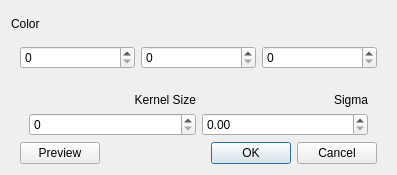
<?xml version="1.0" encoding="UTF-8"?>
<ui version="4.0">
 <class>DialogFresnel</class>
 <widget class="QDialog" name="DialogFresnel">
  <property name="geometry">
   <rect>
    <x>0</x>
    <y>0</y>
    <width>397</width>
    <height>175</height>
   </rect>
  </property>
  <property name="windowTitle">
   <string>Dialog</string>
  </property>
  <layout class="QVBoxLayout" name="verticalLayout">
   <item>
    <spacer name="verticalSpacer">
     <property name="orientation">
      <enum>Qt::Orientation::Vertical</enum>
     </property>
     <property name="sizeHint" stdset="0">
      <size>
       <width>20</width>
       <height>24</height>
      </size>
     </property>
    </spacer>
   </item>
   <item>
    <widget class="QLabel" name="label_3">
     <property name="text">
      <string>Color</string>
     </property>
     <property name="alignment">
      <set>Qt::AlignmentFlag::AlignLeading|Qt::AlignmentFlag::AlignLeft|Qt::AlignmentFlag::AlignVCenter</set>
     </property>
    </widget>
   </item>
   <item>
    <widget class="QWidget" name="widget_5" native="true">
     <layout class="QHBoxLayout" name="horizontalLayout_4">
      <item>
       <widget class="QSpinBox" name="spinBoxR">
        <property name="maximum">
         <number>255</number>
        </property>
       </widget>
      </item>
      <item>
       <widget class="QSpinBox" name="spinBoxG">
        <property name="maximum">
         <number>255</number>
        </property>
       </widget>
      </item>
      <item>
       <widget class="QSpinBox" name="spinBoxB">
        <property name="maximum">
         <number>255</number>
        </property>
       </widget>
      </item>
     </layout>
    </widget>
   </item>
   <item>
    <widget class="QWidget" name="widget" native="true">
     <layout class="QVBoxLayout" name="verticalLayout_2">
      <property name="bottomMargin">
       <number>0</number>
      </property>
      <item>
       <widget class="QWidget" name="widget_3" native="true">
        <layout class="QHBoxLayout" name="horizontalLayout_2">
         <property name="topMargin">
          <number>0</number>
         </property>
         <property name="bottomMargin">
          <number>0</number>
         </property>
         <item>
          <widget class="QLabel" name="label">
           <property name="text">
            <string>Kernel Size</string>
           </property>
           <property name="alignment">
            <set>Qt::AlignmentFlag::AlignRight|Qt::AlignmentFlag::AlignTrailing|Qt::AlignmentFlag::AlignVCenter</set>
           </property>
          </widget>
         </item>
         <item>
          <widget class="QLabel" name="label_2">
           <property name="layoutDirection">
            <enum>Qt::LayoutDirection::LeftToRight</enum>
           </property>
           <property name="text">
            <string>Sigma</string>
           </property>
           <property name="alignment">
            <set>Qt::AlignmentFlag::AlignRight|Qt::AlignmentFlag::AlignTrailing|Qt::AlignmentFlag::AlignVCenter</set>
           </property>
          </widget>
         </item>
        </layout>
       </widget>
      </item>
      <item>
       <widget class="QWidget" name="widget_2" native="true">
        <layout class="QHBoxLayout" name="horizontalLayout">
         <property name="topMargin">
          <number>0</number>
         </property>
         <property name="bottomMargin">
          <number>0</number>
         </property>
         <item>
          <widget class="QSpinBox" name="spinBox"/>
         </item>
         <item>
          <widget class="QDoubleSpinBox" name="doubleSpinBox"/>
         </item>
        </layout>
       </widget>
      </item>
     </layout>
    </widget>
   </item>
   <item>
    <widget class="QWidget" name="widget_4" native="true">
     <layout class="QHBoxLayout" name="horizontalLayout_3">
      <property name="topMargin">
       <number>0</number>
      </property>
      <property name="bottomMargin">
       <number>0</number>
      </property>
      <item>
       <widget class="QPushButton" name="pushButton">
        <property name="text">
         <string>Preview</string>
        </property>
       </widget>
      </item>
      <item>
       <widget class="QDialogButtonBox" name="buttonBox">
        <property name="standardButtons">
         <set>QDialogButtonBox::StandardButton::Cancel|QDialogButtonBox::StandardButton::Ok</set>
        </property>
       </widget>
      </item>
     </layout>
    </widget>
   </item>
  </layout>
 </widget>
 <resources/>
 <connections/>
</ui>
